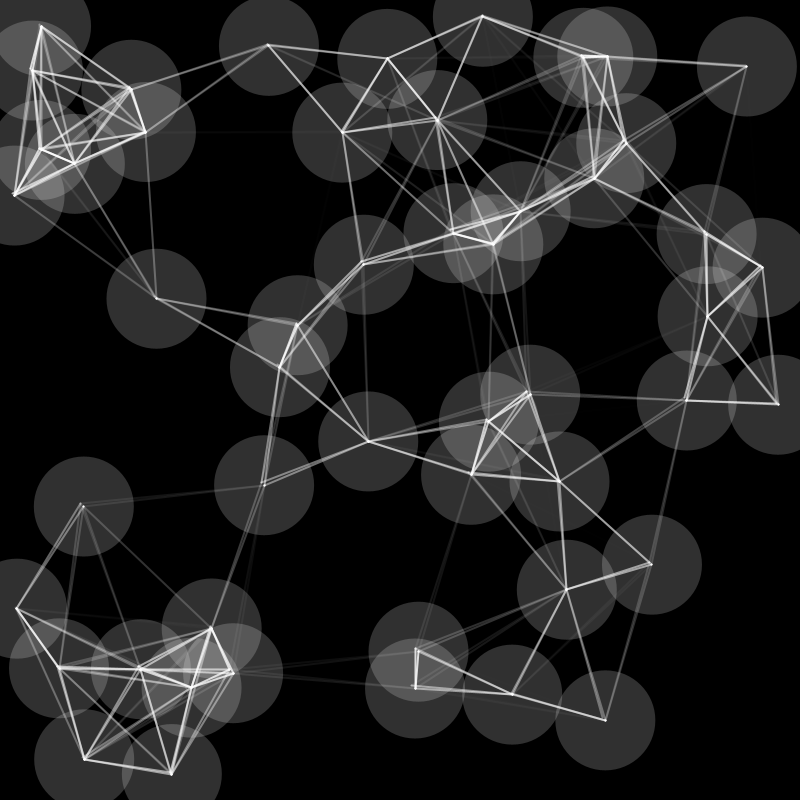
Frame 1 (no input)
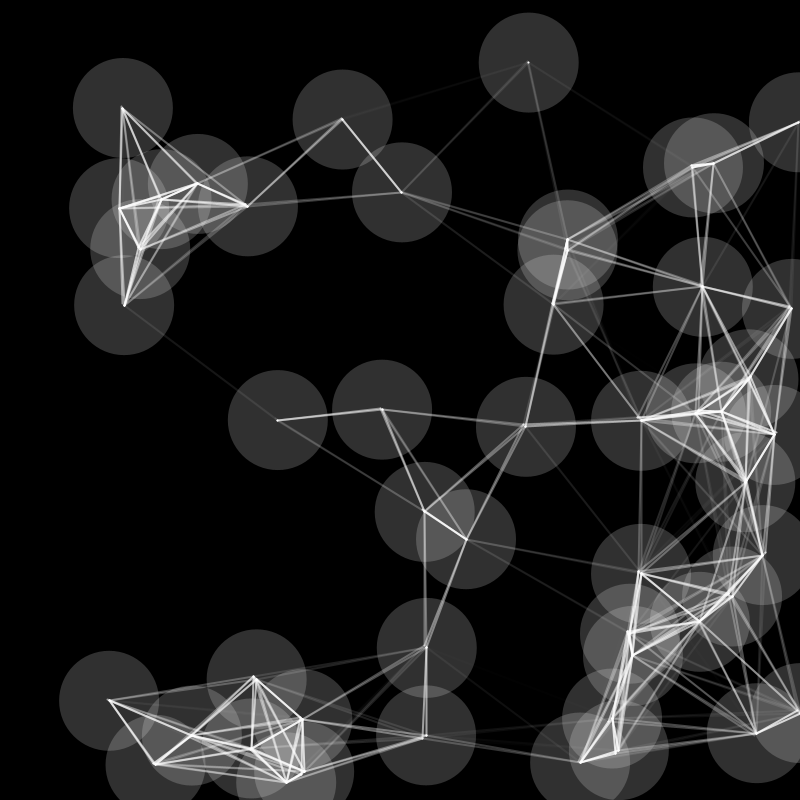
Frame 60 (the mouse pressed at the canvas centre just before this capture)
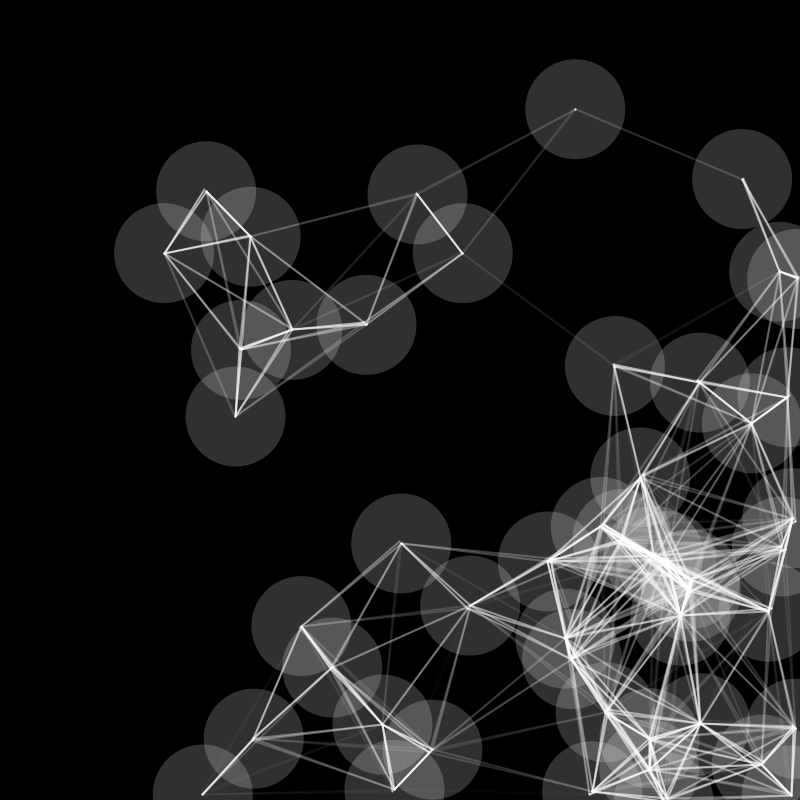
Frame 120 (the mouse held since frame 60 and released just before this capture)

The Processing sketch that drew these frames (run headless with seeded random() and noise(); from frame 60 on, the mouse is pressed at the canvas centre):

// Processing sketch: U2_Project_2A_sketch
// ── U2_Project_2A_sketch.pde
//Sophia Song
//Apl 1 2025

ArrayList<Mover> movers;
int numberOfMovers = 50;        //

void setup() {
  size(800, 800);
  movers = new ArrayList();  //instantiate array
  
  int i = 0;
  while (i < numberOfMovers) {  //
    movers.add(new Mover());
    i++;                        //
  }
}

void draw() {
  background(0);
  int i = 0;
  while (i < movers.size()) {
    Mover m = movers.get(i);
    m.act();
    m.showBody();
    m.showConnections();
    if (m.alive == false) {
      movers.remove(i);
    } else {
      i++;
    }
  }
}

void mouseReleased() {
}

// ── Mover.pde
class Mover {
  
  //instance variables
  PVector loc;
  PVector vel;
  float d;
  boolean alive;
  
  Mover() {
    d = 100;
    loc = new PVector (random(0, width), random(0, height));
    vel = new PVector (1, 0);
    vel.setMag(random(1, 5));
    vel.rotate(radians(45));
    alive = true;
  }
  
  Mover(float x, float y) {
    d = 100;
    loc = new PVector (x, y);
    vel = new PVector (1, 0);
    vel.setMag(random(1, 5));
    vel.rotate(radians(45));
    alive = true;
  }
  
  void act() {
    move();
    bounceOfEdge();
    checkForDeletion();
  }
  
  void checkForDeletion() {
    if (dist(loc.x, loc.y, mouseX, mouseY) <d/2 && mousePressed) {
      alive = false;
    }
  }
  
  void move() {
    loc.add(vel);
  }
  
  void bounceOfEdge() {
    if (loc.x < 0 || loc.x > width) vel.x = -vel.x;
    if (loc.y < 0 || loc.y > height) vel.y = -vel.y;
  }
  
  void showBody() {
    noStroke();
    if (alive)
      fill(244, 50);
    else
      fill(255, 0, 0, 50);
    circle(loc.x, loc.y, d);
  }
  
  void showConnections() {
    int i = 0;
    while (i < movers.size()) {
      Mover other = movers.get(i);
      float dist = dist(loc.x, loc.y, other.loc.x, other.loc.y);
      if (dist <= 200) {
        float a = map(dist, 0, 200, 255, 0);
        stroke(255, a);
        strokeWeight(2);
        line(loc.x, loc.y, other.loc.x, other.loc.y);
      }
      i++;
    }
  }
}
